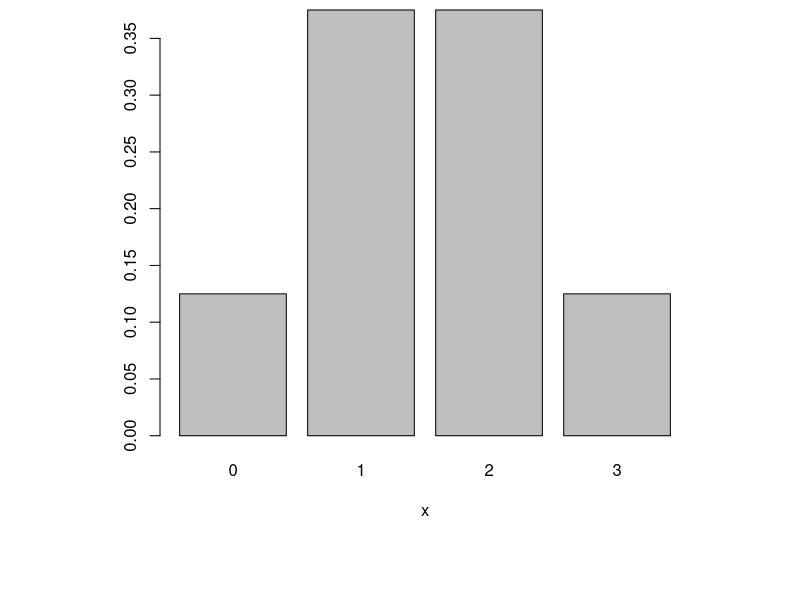
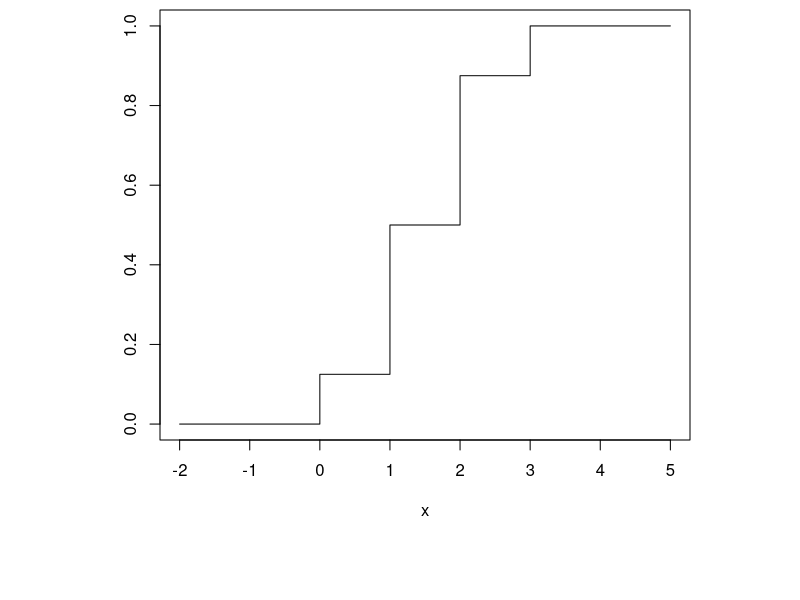
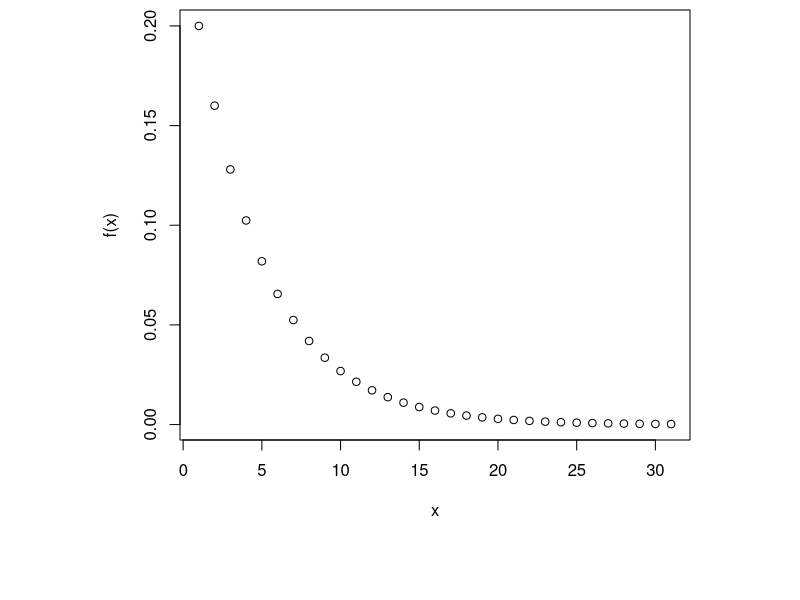
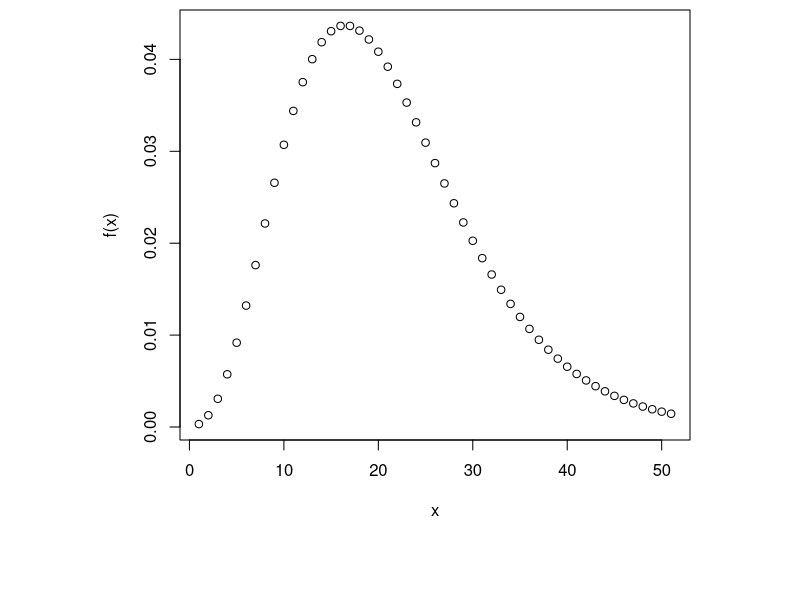
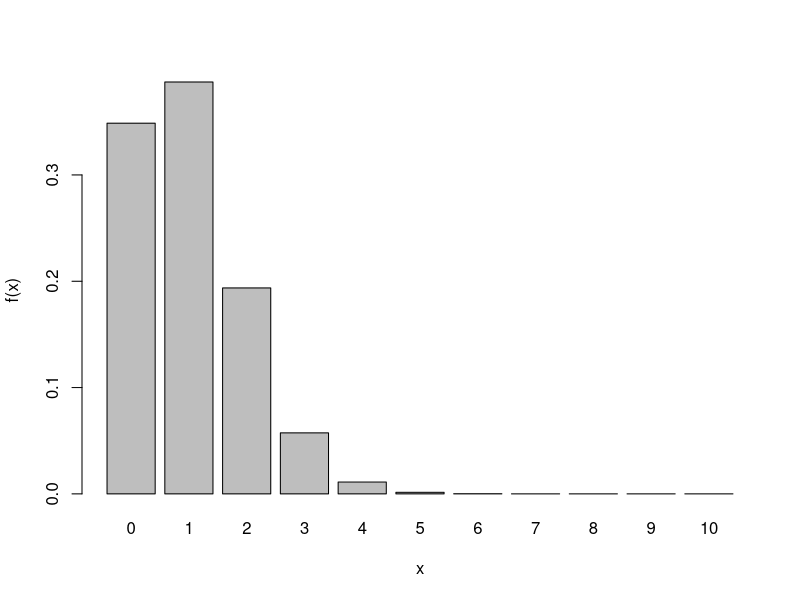

The R script that drew these images, in order:
setwd("~/Box\ Documents/8003.f13/Lectures/Lec03_0913/")

# Binomial Distribution
x = 0:3
fx = dbinom(x,size=3,p=1/2)
names(fx) = x
par(fin=c(6,6),mar=c(8,3,0.5,0.5))
barplot(fx,xlab="x",ylab="f(x)")

x = -2:5
Fx = pbinom(x,size=3,p=1/2)
names(Fx) = x
par(fin=c(6,6),mar=c(8,3,0.5,0.5))
plot(x,Fx,xlab="x",ylab="F(x)",type="s")

x = 0:10
fx = dbinom(x,size=10,p=0.1)
names(fx) = x
par(fin=c(6,6),mar=c(8,3,0.5,0.5))
pdf("binom.pdf",width=8,height=8) # Save .pdf file
barplot(fx,xlab="x",ylab="f(x)")
dev.off() # Close the plot console

# Geometric Distribution
x = 0:30
fx = dgeom(x,prob=0.2)
names(fx) = x
par(fin=c(6,6),mar=c(8,4,0.5,0.5))
plot(fx,xlab="x",ylab="f(x)",type="p")

# Negative Binomial Distribution
x = 0:50
fx = dnbinom(x,size = 5, prob=0.2)
names(fx) = x
par(fin=c(6,6),mar=c(8,4,0.5,0.5))
plot(fx,xlab="x",ylab="f(x)",type="p")

